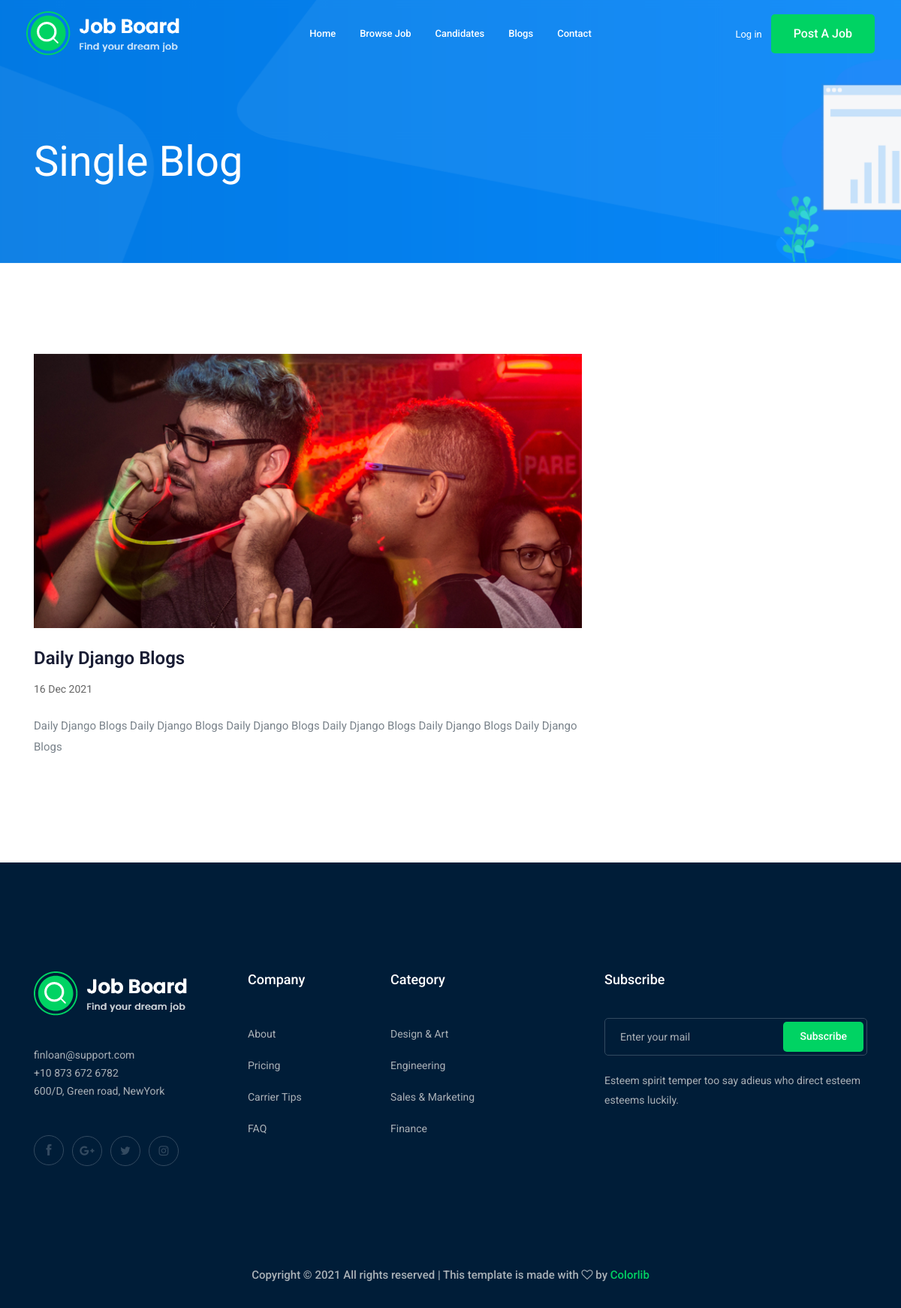
The page /blogs/daily-django-blogs/ on the database its author committed.
### blog/models.py (models this page shows, shortened)
class Blog(models.Model):
    title = models.CharField(max_length=100)
    content = models.TextField()
    slug = models.SlugField(unique=True, blank=True, null=True)
    blog_date = models.DateTimeField(auto_now_add=True)
    updated = models.DateTimeField(auto_now=True)
    category = models.ForeignKey('Category', on_delete=models.CASCADE)

### blog/views.py (the view)
# urls.py: path('<slug:slug>/', blog_detail_view, name='detail'),
def blog_detail_view(request, slug=None):
    single_blog = None
    if slug is not None:
        single_blog = Blog.objects.get(slug=slug)
    context = {
        'single_blog': single_blog
    }
    return render(request, 'blogs/detail.html', context=context)

### blog/templates/blogs/detail.html
{% extends 'base.html' %}
{% block content %}
<div class="bradcam_area bradcam_bg_1">
    <div class="container">
        <div class="row">
            <div class="col-xl-12">
                <div class="bradcam_text">
                    <h3>single blog</h3>
                </div>
            </div>
        </div>
    </div>
</div>
<section class="blog_area single-post-area section-padding">
    <div class="container">
        <div class="row">
            <div class="col-lg-8 posts-list">
                <div class="single-post">
                    <div class="feature-img">
                        <img class="img-fluid" src="img/blog/single_blog_1.png" alt="">
                    </div>
                    <div class="blog_details">
                        <h2>{{ single_blog.title }}</h2>
                        <ul class="blog-info-link mt-3 mb-4">
                            <li><a href="#"> {{ single_blog.blog_date|date:"d M Y"}}</a></li>
                        </ul>
                        <p class="excert"> {{ single_blog.content }} </p>
                    </div>
                </div>
            </div>
        </div>
    </div>
</section>
{% endblock content %}

### rows shown on the page
Blog: title "Daily Django Blogs", blog_date "16 Dec 2021", content "Daily Django Blogs Daily Django Blogs Daily Django Blogs Daily Django Blogs Daily Django Blogs Daily Django Blogs"
